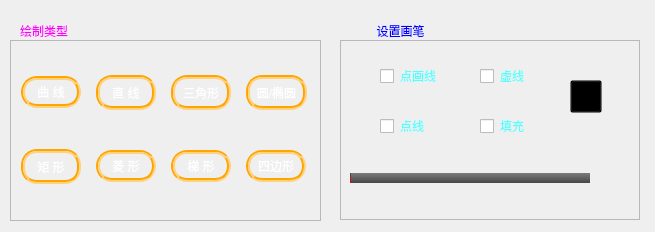
<?xml version="1.0" encoding="UTF-8"?>
<ui version="4.0">
 <class>SubPanel</class>
 <widget class="QWidget" name="SubPanel">
  <property name="geometry">
   <rect>
    <x>0</x>
    <y>0</y>
    <width>655</width>
    <height>232</height>
   </rect>
  </property>
  <property name="minimumSize">
   <size>
    <width>655</width>
    <height>232</height>
   </size>
  </property>
  <property name="maximumSize">
   <size>
    <width>655</width>
    <height>232</height>
   </size>
  </property>
  <property name="windowTitle">
   <string>Form</string>
  </property>
  <widget class="QFrame" name="frame">
   <property name="geometry">
    <rect>
     <x>10</x>
     <y>40</y>
     <width>311</width>
     <height>181</height>
    </rect>
   </property>
   <property name="styleSheet">
    <string notr="true">border-color: rgb(85, 255, 255);</string>
   </property>
   <property name="frameShape">
    <enum>QFrame::StyledPanel</enum>
   </property>
   <property name="frameShadow">
    <enum>QFrame::Sunken</enum>
   </property>
   <property name="lineWidth">
    <number>1</number>
   </property>
   <layout class="QGridLayout" name="gridLayout">
    <property name="leftMargin">
     <number>1</number>
    </property>
    <property name="topMargin">
     <number>1</number>
    </property>
    <property name="rightMargin">
     <number>1</number>
    </property>
    <property name="bottomMargin">
     <number>1</number>
    </property>
    <item row="0" column="0">
     <widget class="QPushButton" name="curveLineBt">
      <property name="minimumSize">
       <size>
        <width>60</width>
        <height>32</height>
       </size>
      </property>
      <property name="maximumSize">
       <size>
        <width>60</width>
        <height>32</height>
       </size>
      </property>
      <property name="styleSheet">
       <string notr="true">QPushButton{
	color: rgb(255, 255, 255);
	border:4px groove rgb(255, 165, 0);
	border-radius:16px;
	font: 75 11pt &quot;微软雅黑&quot;;

            }          
QPushButton:hover{ 
	color: rgb(0, 255, 255);
border:4px groove rgb(0, 255, 255);
            } 
            
QPushButton:pressed{ 
	color: rgb(255, 85, 0);
border:4px groove rgb(255, 85, 0);
            }</string>
      </property>
      <property name="text">
       <string>曲 线</string>
      </property>
     </widget>
    </item>
    <item row="0" column="1">
     <widget class="QPushButton" name="lineBt">
      <property name="minimumSize">
       <size>
        <width>60</width>
        <height>35</height>
       </size>
      </property>
      <property name="maximumSize">
       <size>
        <width>60</width>
        <height>35</height>
       </size>
      </property>
      <property name="styleSheet">
       <string notr="true">QPushButton{
	color: rgb(255, 255, 255);
	border:4px groove rgb(255, 165, 0);
	border-radius:16px;
	font: 75 11pt &quot;微软雅黑&quot;;

            }          
QPushButton:hover{ 
	color: rgb(0, 255, 255);
border:4px groove rgb(0, 255, 255);
            } 
            
QPushButton:pressed{ 
	color: rgb(255, 85, 0);
border:4px groove rgb(255, 85, 0);
            }</string>
      </property>
      <property name="text">
       <string>直 线</string>
      </property>
     </widget>
    </item>
    <item row="0" column="2">
     <widget class="QPushButton" name="triangleBt">
      <property name="minimumSize">
       <size>
        <width>60</width>
        <height>35</height>
       </size>
      </property>
      <property name="maximumSize">
       <size>
        <width>60</width>
        <height>35</height>
       </size>
      </property>
      <property name="styleSheet">
       <string notr="true">QPushButton{
	color: rgb(255, 255, 255);
	border:4px groove rgb(255, 165, 0);
	border-radius:16px;
	font: 75 11pt &quot;微软雅黑&quot;;

            }          
QPushButton:hover{ 
	color: rgb(0, 255, 255);
border:4px groove rgb(0, 255, 255);
            } 
            
QPushButton:pressed{ 
	color: rgb(255, 85, 0);
border:4px groove rgb(255, 85, 0);
            }</string>
      </property>
      <property name="text">
       <string>三角形</string>
      </property>
     </widget>
    </item>
    <item row="0" column="3">
     <widget class="QPushButton" name="circleBt">
      <property name="minimumSize">
       <size>
        <width>61</width>
        <height>35</height>
       </size>
      </property>
      <property name="maximumSize">
       <size>
        <width>61</width>
        <height>35</height>
       </size>
      </property>
      <property name="styleSheet">
       <string notr="true">QPushButton{
	color: rgb(255, 255, 255);
	border:4px groove rgb(255, 165, 0);
	border-radius:16px;
	font: 75 11pt &quot;微软雅黑&quot;;

            }          
QPushButton:hover{ 
	color: rgb(0, 255, 255);
border:4px groove rgb(0, 255, 255);
            } 
            
QPushButton:pressed{ 
	color: rgb(255, 85, 0);
border:4px groove rgb(255, 85, 0);
            }</string>
      </property>
      <property name="text">
       <string>圆/椭圆</string>
      </property>
     </widget>
    </item>
    <item row="1" column="0">
     <widget class="QPushButton" name="rectBt">
      <property name="minimumSize">
       <size>
        <width>60</width>
        <height>35</height>
       </size>
      </property>
      <property name="maximumSize">
       <size>
        <width>60</width>
        <height>35</height>
       </size>
      </property>
      <property name="styleSheet">
       <string notr="true">QPushButton{
	color: rgb(255, 255, 255);
	border:4px groove rgb(255, 165, 0);
	border-radius:16px;
	font: 75 11pt &quot;微软雅黑&quot;;

            }          
QPushButton:hover{ 
	color: rgb(0, 255, 255);
border:4px groove rgb(0, 255, 255);
            } 
            
QPushButton:pressed{ 
	color: rgb(255, 85, 0);
border:4px groove rgb(255, 85, 0);
            }</string>
      </property>
      <property name="text">
       <string>矩 形</string>
      </property>
     </widget>
    </item>
    <item row="1" column="1">
     <widget class="QPushButton" name="diamondBt">
      <property name="minimumSize">
       <size>
        <width>60</width>
        <height>32</height>
       </size>
      </property>
      <property name="maximumSize">
       <size>
        <width>60</width>
        <height>32</height>
       </size>
      </property>
      <property name="styleSheet">
       <string notr="true">QPushButton{
	color: rgb(255, 255, 255);
	border:4px groove rgb(255, 165, 0);
	border-radius:16px;
	font: 75 11pt &quot;微软雅黑&quot;;

            }          
QPushButton:hover{ 
	color: rgb(0, 255, 255);
border:4px groove rgb(0, 255, 255);
            } 
            
QPushButton:pressed{ 
	color: rgb(255, 85, 0);
border:4px groove rgb(255, 85, 0);
            }</string>
      </property>
      <property name="text">
       <string>菱 形</string>
      </property>
     </widget>
    </item>
    <item row="1" column="2">
     <widget class="QPushButton" name="trapeziaBt">
      <property name="minimumSize">
       <size>
        <width>60</width>
        <height>32</height>
       </size>
      </property>
      <property name="maximumSize">
       <size>
        <width>60</width>
        <height>32</height>
       </size>
      </property>
      <property name="styleSheet">
       <string notr="true">QPushButton{
	color: rgb(255, 255, 255);
	border:4px groove rgb(255, 165, 0);
	border-radius:16px;
	font: 75 11pt &quot;微软雅黑&quot;;

            }          
QPushButton:hover{ 
	color: rgb(0, 255, 255);
border:4px groove rgb(0, 255, 255);
            } 
            
QPushButton:pressed{ 
	color: rgb(255, 85, 0);
border:4px groove rgb(255, 85, 0);
            }</string>
      </property>
      <property name="text">
       <string>梯 形</string>
      </property>
     </widget>
    </item>
    <item row="1" column="3">
     <widget class="QPushButton" name="parallelBt">
      <property name="minimumSize">
       <size>
        <width>60</width>
        <height>32</height>
       </size>
      </property>
      <property name="maximumSize">
       <size>
        <width>60</width>
        <height>32</height>
       </size>
      </property>
      <property name="styleSheet">
       <string notr="true">QPushButton{
	color: rgb(255, 255, 255);
	border:4px groove rgb(255, 165, 0);
	border-radius:16px;
	font: 75 11pt &quot;微软雅黑&quot;;

            }          
QPushButton:hover{ 
	color: rgb(0, 255, 255);
border:4px groove rgb(0, 255, 255);
            } 
            
QPushButton:pressed{ 
	color: rgb(255, 85, 0);
border:4px groove rgb(255, 85, 0);
            }</string>
      </property>
      <property name="text">
       <string>四边形</string>
      </property>
     </widget>
    </item>
   </layout>
  </widget>
  <widget class="QFrame" name="frame_2">
   <property name="geometry">
    <rect>
     <x>340</x>
     <y>40</y>
     <width>300</width>
     <height>180</height>
    </rect>
   </property>
   <property name="minimumSize">
    <size>
     <width>300</width>
     <height>180</height>
    </size>
   </property>
   <property name="maximumSize">
    <size>
     <width>300</width>
     <height>180</height>
    </size>
   </property>
   <property name="styleSheet">
    <string notr="true">border-color: rgb(85, 255, 255);</string>
   </property>
   <property name="frameShape">
    <enum>QFrame::StyledPanel</enum>
   </property>
   <property name="frameShadow">
    <enum>QFrame::Sunken</enum>
   </property>
   <property name="lineWidth">
    <number>1</number>
   </property>
   <widget class="QPushButton" name="colorBt">
    <property name="geometry">
     <rect>
      <x>230</x>
      <y>40</y>
      <width>32</width>
      <height>33</height>
     </rect>
    </property>
    <property name="minimumSize">
     <size>
      <width>32</width>
      <height>32</height>
     </size>
    </property>
    <property name="maximumSize">
     <size>
      <width>48</width>
      <height>48</height>
     </size>
    </property>
    <property name="styleSheet">
     <string notr="true">background-color: transparent;
background-image: url(:/resource/rgb32.png);</string>
    </property>
    <property name="text">
     <string/>
    </property>
   </widget>
   <widget class="QCheckBox" name="fillBox">
    <property name="geometry">
     <rect>
      <x>140</x>
      <y>70</y>
      <width>60</width>
      <height>32</height>
     </rect>
    </property>
    <property name="minimumSize">
     <size>
      <width>60</width>
      <height>32</height>
     </size>
    </property>
    <property name="maximumSize">
     <size>
      <width>60</width>
      <height>60</height>
     </size>
    </property>
    <property name="styleSheet">
     <string notr="true">color: rgb(85, 255, 255);
font: 14pt &quot;楷体&quot;;</string>
    </property>
    <property name="text">
     <string>填充</string>
    </property>
   </widget>
   <widget class="QSlider" name="penWidth">
    <property name="geometry">
     <rect>
      <x>10</x>
      <y>120</y>
      <width>240</width>
      <height>36</height>
     </rect>
    </property>
    <property name="minimumSize">
     <size>
      <width>240</width>
      <height>36</height>
     </size>
    </property>
    <property name="maximumSize">
     <size>
      <width>240</width>
      <height>36</height>
     </size>
    </property>
    <property name="styleSheet">
     <string notr="true">QSlider::groove:horizontal {
		border-radius: 5px;
        height: 10px;
}
QSlider::handle:horizontal {
        width: 32px;
		background:transparent;
	    background-image: url(:/resource/handle.png);
        margin: -13px -1px -9px 1px;
}
QSlider::sub-page:horizontal{    
		background: qlineargradient(x1: 0, y1: 0, x2: 0, y2: 1, stop: 0 rgb(72, 71, 71), stop: 1 rgb(255, 0, 0));
}

QSlider::add-page:horizontal {
   		 background: qlineargradient(x1: 0, y1: 0, x2: 0, y2: 1, stop: 0 rgb(124, 124, 124), stop: 1.0 rgb(72, 71, 71));
}</string>
    </property>
    <property name="orientation">
     <enum>Qt::Horizontal</enum>
    </property>
   </widget>
   <widget class="QLabel" name="label">
    <property name="geometry">
     <rect>
      <x>260</x>
      <y>120</y>
      <width>34</width>
      <height>32</height>
     </rect>
    </property>
    <property name="minimumSize">
     <size>
      <width>34</width>
      <height>32</height>
     </size>
    </property>
    <property name="maximumSize">
     <size>
      <width>34</width>
      <height>32</height>
     </size>
    </property>
    <property name="styleSheet">
     <string notr="true">color: rgb(85, 255, 255);
font: 75 15pt &quot;Agency FB&quot;;</string>
    </property>
    <property name="text">
     <string>&lt;html&gt;&lt;head/&gt;&lt;body&gt;&lt;p align=&quot;center&quot;&gt;&lt;br/&gt;&lt;/p&gt;&lt;/body&gt;&lt;/html&gt;</string>
    </property>
    <property name="alignment">
     <set>Qt::AlignCenter</set>
    </property>
   </widget>
   <widget class="QCheckBox" name="dashDotBox">
    <property name="geometry">
     <rect>
      <x>40</x>
      <y>20</y>
      <width>83</width>
      <height>32</height>
     </rect>
    </property>
    <property name="minimumSize">
     <size>
      <width>83</width>
      <height>32</height>
     </size>
    </property>
    <property name="maximumSize">
     <size>
      <width>60</width>
      <height>60</height>
     </size>
    </property>
    <property name="styleSheet">
     <string notr="true">color: rgb(85, 255, 255);
font: 14pt &quot;楷体&quot;;</string>
    </property>
    <property name="text">
     <string>点画线</string>
    </property>
   </widget>
   <widget class="QCheckBox" name="dashBox">
    <property name="geometry">
     <rect>
      <x>140</x>
      <y>20</y>
      <width>60</width>
      <height>32</height>
     </rect>
    </property>
    <property name="minimumSize">
     <size>
      <width>60</width>
      <height>32</height>
     </size>
    </property>
    <property name="maximumSize">
     <size>
      <width>60</width>
      <height>60</height>
     </size>
    </property>
    <property name="styleSheet">
     <string notr="true">color: rgb(85, 255, 255);
font: 14pt &quot;楷体&quot;;</string>
    </property>
    <property name="text">
     <string>虚线</string>
    </property>
   </widget>
   <widget class="QCheckBox" name="dotBox">
    <property name="geometry">
     <rect>
      <x>40</x>
      <y>70</y>
      <width>60</width>
      <height>32</height>
     </rect>
    </property>
    <property name="minimumSize">
     <size>
      <width>60</width>
      <height>32</height>
     </size>
    </property>
    <property name="maximumSize">
     <size>
      <width>60</width>
      <height>60</height>
     </size>
    </property>
    <property name="styleSheet">
     <string notr="true">color: rgb(85, 255, 255);
font: 14pt &quot;楷体&quot;;</string>
    </property>
    <property name="text">
     <string>点线</string>
    </property>
   </widget>
  </widget>
  <widget class="QLabel" name="lineTypeTitle">
   <property name="geometry">
    <rect>
     <x>20</x>
     <y>10</y>
     <width>91</width>
     <height>41</height>
    </rect>
   </property>
   <property name="styleSheet">
    <string notr="true">color: rgb(255, 0, 255);
font: 12pt &quot;黑体&quot;;</string>
   </property>
   <property name="text">
    <string>绘制类型</string>
   </property>
  </widget>
  <widget class="QLabel" name="penTypeTitle">
   <property name="geometry">
    <rect>
     <x>350</x>
     <y>10</y>
     <width>101</width>
     <height>41</height>
    </rect>
   </property>
   <property name="styleSheet">
    <string notr="true">color: rgb(0, 0, 255);
font: 12pt &quot;黑体&quot;;</string>
   </property>
   <property name="text">
    <string>设置画笔</string>
   </property>
   <property name="textFormat">
    <enum>Qt::AutoText</enum>
   </property>
   <property name="alignment">
    <set>Qt::AlignCenter</set>
   </property>
  </widget>
 </widget>
 <resources/>
 <connections/>
</ui>
